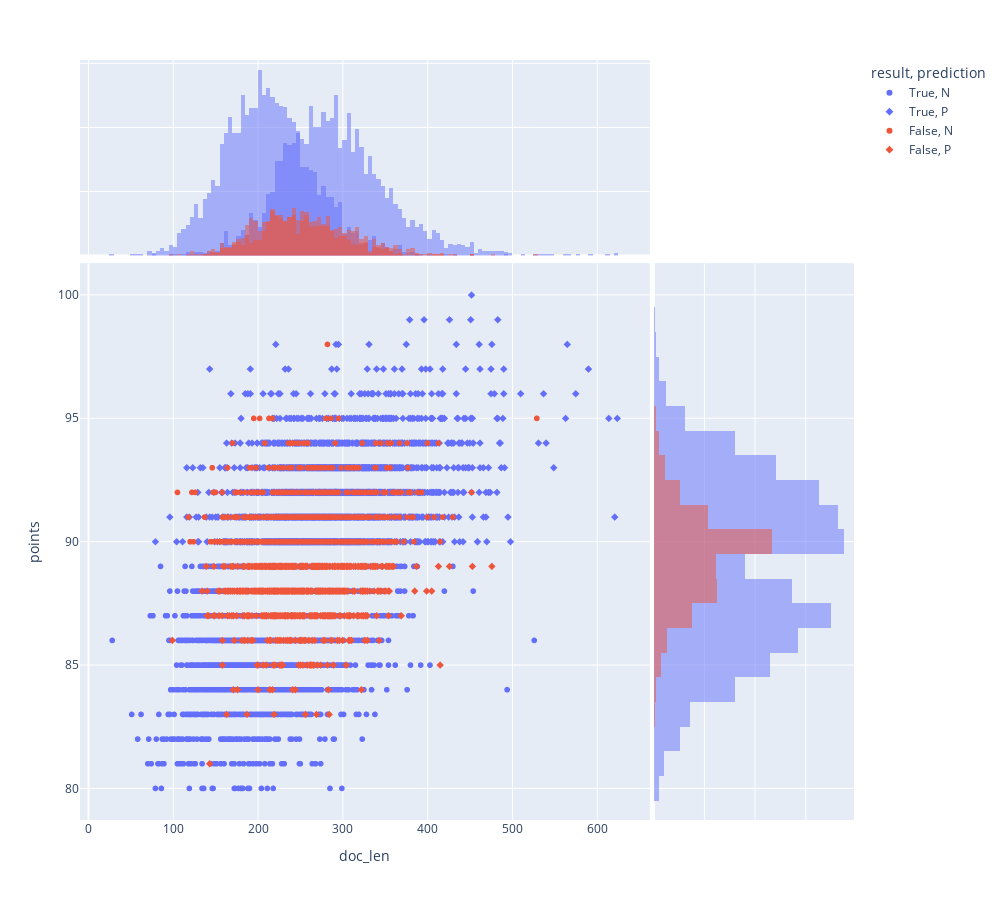

The notebook cell this image was saved under:
### Code cell
px.scatter(RESULT.join(DOC[['doc_content','points','doc_len']], how='inner').reset_index(), 'doc_len', 'points', color='result', symbol='prediction',
           height=900, width=1000, marginal_x='histogram', marginal_y='histogram')

### Figure 1 — Plotly figure (JSON) as saved in the notebook; plotly's stock layout.template omitted (floating-point values rounded to 4 significant figures; data arrays with more than 128 entries replaced by an {"elided": "..."} marker saying what was removed)
{"data": [{"hovertemplate": "result=True<br>prediction=N<br>doc_len=%{x}<br>points=%{y}<extra></extra>", "legendgroup": "True, N", "marker": {"color": "#636efa", "symbol": "circle"}, "mode": "markers", "name": "True, N", "showlegend": true, "type": "scattergl", "x": {"elided": "3260 int values"}, "xaxis": "x", "y": {"elided": "3260 int values"}, "yaxis": "y"}, {"alignmentgroup": "True", "bingroup": "x", "hovertemplate": "result=True<br>prediction=N<br>doc_len=%{x}<br>count=%{y}<extra></extra>", "legendgroup": "True, N", "marker": {"color": "#636efa"}, "name": "True, N", "offsetgroup": "True, N", "opacity": 0.5, "showlegend": false, "type": "histogram", "x": {"elided": "3260 int values"}, "xaxis": "x3", "yaxis": "y3"}, {"alignmentgroup": "True", "bingroup": "y", "hovertemplate": "result=True<br>prediction=N<br>points=%{y}<br>count=%{x}<extra></extra>", "legendgroup": "True, N", "marker": {"color": "#636efa"}, "name": "True, N", "offsetgroup": "True, N", "opacity": 0.5, "showlegend": false, "type": "histogram", "xaxis": "x2", "y": {"elided": "3260 int values"}, "yaxis": "y2"}, {"hovertemplate": "result=True<br>prediction=P<br>doc_len=%{x}<br>points=%{y}<extra></extra>", "legendgroup": "True, P", "marker": {"color": "#636efa", "symbol": "diamond"}, "mode": "markers", "name": "True, P", "showlegend": true, "type": "scattergl", "x": {"elided": "3142 int values"}, "xaxis": "x", "y": {"elided": "3142 int values"}, "yaxis": "y"}, {"alignmentgroup": "True", "bingroup": "x", "hovertemplate": "result=True<br>prediction=P<br>doc_len=%{x}<br>count=%{y}<extra></extra>", "legendgroup": "True, P", "marker": {"color": "#636efa"}, "name": "True, P", "offsetgroup": "True, P", "opacity": 0.5, "showlegend": false, "type": "histogram", "x": {"elided": "3142 int values"}, "xaxis": "x3", "yaxis": "y3"}, {"alignmentgroup": "True", "bingroup": "y", "hovertemplate": "result=True<br>prediction=P<br>points=%{y}<br>count=%{x}<extra></extra>", "legendgroup": "True, P", "marker": {"color": "#636efa"}, "name": "True, P", "offsetgroup": "True, P", "opacity": 0.5, "showlegend": false, "type": "histogram", "xaxis": "x2", "y": {"elided": "3142 int values"}, "yaxis": "y2"}, {"hovertemplate": "result=False<br>prediction=N<br>doc_len=%{x}<br>points=%{y}<extra></extra>", "legendgroup": "False, N", "marker": {"color": "#EF553B", "symbol": "circle"}, "mode": "markers", "name": "False, N", "showlegend": true, "type": "scattergl", "x": {"elided": "855 int values"}, "xaxis": "x", "y": {"elided": "855 int values"}, "yaxis": "y"}, {"alignmentgroup": "True", "bingroup": "x", "hovertemplate": "result=False<br>prediction=N<br>doc_len=%{x}<br>count=%{y}<extra></extra>", "legendgroup": "False, N", "marker": {"color": "#EF553B"}, "name": "False, N", "offsetgroup": "False, N", "opacity": 0.5, "showlegend": false, "type": "histogram", "x": {"elided": "855 int values"}, "xaxis": "x3", "yaxis": "y3"}, {"alignmentgroup": "True", "bingroup": "y", "hovertemplate": "result=False<br>prediction=N<br>points=%{y}<br>count=%{x}<extra></extra>", "legendgroup": "False, N", "marker": {"color": "#EF553B"}, "name": "False, N", "offsetgroup": "False, N", "opacity": 0.5, "showlegend": false, "type": "histogram", "xaxis": "x2", "y": {"elided": "855 int values"}, "yaxis": "y2"}, {"hovertemplate": "result=False<br>prediction=P<br>doc_len=%{x}<br>points=%{y}<extra></extra>", "legendgroup": "False, P", "marker": {"color": "#EF553B", "symbol": "diamond"}, "mode": "markers", "name": "False, P", "showlegend": true, "type": "scattergl", "x": {"elided": "743 int values"}, "xaxis": "x", "y": {"elided": "743 int values"}, "yaxis": "y"}, {"alignmentgroup": "True", "bingroup": "x", "hovertemplate": "result=False<br>prediction=P<br>doc_len=%{x}<br>count=%{y}<extra></extra>", "legendgroup": "False, P", "marker": {"color": "#EF553B"}, "name": "False, P", "offsetgroup": "False, P", "opacity": 0.5, "showlegend": false, "type": "histogram", "x": {"elided": "743 int values"}, "xaxis": "x3", "yaxis": "y3"}, {"alignmentgroup": "True", "bingroup": "y", "hovertemplate": "result=False<br>prediction=P<br>points=%{y}<br>count=%{x}<extra></extra>", "legendgroup": "False, P", "marker": {"color": "#EF553B"}, "name": "False, P", "offsetgroup": "False, P", "opacity": 0.5, "showlegend": false, "type": "histogram", "xaxis": "x2", "y": {"elided": "743 int values"}, "yaxis": "y2"}], "layout": {"barmode": "overlay", "height": 900, "legend": {"title": {"text": "result, prediction"}, "tracegroupgap": 0}, "margin": {"t": 60}, "width": 1000, "xaxis": {"anchor": "y", "autorange": true, "domain": [0, 0.7363], "range": [-10.06, 662.1], "title": {"text": "doc_len"}, "type": "linear"}, "xaxis2": {"anchor": "y2", "autorange": true, "domain": [0.7413, 1], "matches": "x2", "range": [0, 790.5], "showgrid": true, "showline": false, "showticklabels": false, "ticks": ""}, "xaxis3": {"anchor": "y3", "autorange": true, "domain": [0, 0.7363], "matches": "x", "range": [-10.06, 662.1], "showgrid": true, "showticklabels": false, "type": "linear"}, "xaxis4": {"anchor": "y4", "domain": [0.7413, 1], "matches": "x2", "showgrid": true, "showline": false, "showticklabels": false, "ticks": ""}, "yaxis": {"anchor": "x", "autorange": true, "domain": [0, 0.7326], "range": [78.72, 101.3], "title": {"text": "points"}, "type": "linear"}, "yaxis2": {"anchor": "x2", "autorange": true, "domain": [0, 0.7326], "matches": "y", "range": [78.72, 101.3], "showgrid": true, "showticklabels": false, "type": "linear"}, "yaxis3": {"anchor": "x3", "autorange": true, "domain": [0.7426, 1], "matches": "y3", "range": [0, 152.6], "showgrid": true, "showline": false, "showticklabels": false, "ticks": ""}, "yaxis4": {"anchor": "x4", "domain": [0.7426, 1], "matches": "y3", "showgrid": true, "showline": false, "showticklabels": false, "ticks": ""}}}
